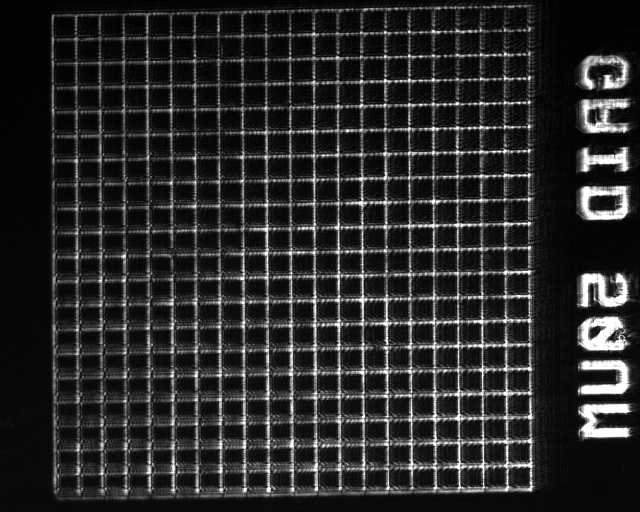
#> input picture Lab 2/data/aperture1_10us.tif, 1280 x 1024 px (shown at 1/2 size)
$ python 4f_LSF_resolution.py
#> lines starting #> are read from the running program, lines starting #| are printed output that depends on the picture
"""Analyze the 50 µm grid in the unfiltered 532 nm camera image.

Run next to the Lab 2/data/ folder:
    python 5_lsf_532nm.py
or specify a TIFF path:
    python 5_lsf_532nm.py --image "C:\\...\\data\\aperture1_10us.tif"

Dependencies: numpy, scipy, matplotlib, pillow
Outputs: 4f_simulation_results/lsf_532nm_summary.png
         4f_simulation_results/lsf_532nm_summary.csv

Method: Average many short, non-intersection grid-line segments. Fit each
5 µm-wide line as a rectangular intensity profile convolved with a Gaussian;
fit aligned averaged profiles for a final effective Gaussian LSF estimate.
The estimate includes camera sampling and is NOT a diffraction-limited PSF
measurement; coherent-image formation may not follow an intensity convolution.
"""
from pathlib import Path
import argparse
import csv
import numpy as np
from PIL import Image
import matplotlib.pyplot as plt
from scipy.optimize import curve_fit
from scipy.signal import find_peaks
from scipy.special import ndtr

PITCH_UM = 50.0
LINE_WIDTH_UM = 5.0
LAMBDA_NM = 532.0
APERTURE_DIAMETER_MM = 25.0
FIRST_LENS_F_MM = 30.0
FWHM_FACTOR = 2.0 * np.sqrt(2.0 * np.log(2.0))


def gaussian(x, b, a, x0, sigma):
    return b + a * np.exp(-0.5 * ((x - x0) / sigma) ** 2)


def blurred_line(x, baseline, amplitude, x0, sigma, width_px):
    """Gaussian-blurred rect; amplitude is unblurred line height."""
    sigma = np.maximum(sigma, 1e-5)
    z1 = (x - x0 + width_px / 2) / sigma
    z2 = (x - x0 - width_px / 2) / sigma
    return baseline + amplitude * (ndtr(z1) - ndtr(z2))


def find_periodic_peaks(image):
    ny, nx = image.shape
#> ny = 1024; nx = 1280
    # Exclude the illuminated logo, grid edges, and top/bottom borders.
    x_projection = image[int(.17*ny):int(.85*ny), int(.12*nx):int(.78*nx)].mean(axis=0)
#> x_projection = 845 values, max 173.3 at index 572, min 21.61 at index 119, mean 46.89
    y_projection = image[int(.14*ny):int(.88*ny), int(.17*nx):int(.79*nx)].mean(axis=1)
#> y_projection = 758 values, max 108.5 at index 744, min 19.38 at index 0, mean 48.05
    ans = []
    for proj, offset in [(x_projection, int(.12*nx)), (y_projection, int(.14*ny))]:
        prominence = max(6., 0.12 * (np.percentile(proj, 95)-np.percentile(proj, 5)))
        peaks, props = find_peaks(proj, distance=30, prominence=prominence)
        peaks += offset
        # A few detected false/missed peaks can be rejected through median spacing.
        if len(peaks) < 9:
            raise RuntimeError('Could not detect enough grid lines. Check crop and focus.')
        ans.append(peaks)
#> this loop made 2 passes
#> (offset, prominence) on passes 1 to 2: (153, 12.07), (143, 8.38)
#> after the loop, ans = 2 items
    return ans


def patches(image, peaks_parallel, peaks_perp, direction, um_per_px):
    ny, nx = image.shape
    coords = np.arange(-14, 15, dtype=float)
    width_px = LINE_WIDTH_UM / um_per_px
    accepted = []
    for index in range(3, len(peaks_parallel)-3):
        line = int(peaks_parallel[index])
        for j in range(3, len(peaks_perp)-4):
            between = int(round((peaks_perp[j]+peaks_perp[j+1])/2))
            if direction == 'x':
                crop = image[between-8:between+9, line-14:line+15]
                if crop.shape != (17,29):
                    continue
                profile = crop.mean(axis=0)
            else:
                crop = image[line-14:line+15, between-8:between+9]
                if crop.shape != (29,17):
                    continue
                profile = crop.mean(axis=1)
            if (crop == 255).mean() > .03:  # Reject saturated line segments.
                continue
            b0 = max(0., float(np.median(np.r_[profile[:5], profile[-5:]])))
            a0 = float(profile.max()-b0)
            if a0 < 18:
                continue
            try:
                params, _ = curve_fit(
                    lambda xx,b,a,x0,s: blurred_line(xx,b,a,x0,s,width_px),
                    coords, profile, p0=[b0,max(a0,5),0.,1.5],
                    bounds=([0.,0.,-7.,.25],[200.,600.,7.,9.]), maxfev=4000)
            except (RuntimeError, ValueError):
                continue
            fitted = blurred_line(coords, *params, width_px)
            quality = 1 - np.sum((profile-fitted)**2) / max(1e-9,np.sum((profile-profile.mean())**2))
            if quality < 0.78 or abs(params[2])>6.7 or params[3]>6.5:
                continue
            if params[1] < 15:
                continue
            # Normalize amplitude relative to the real maximum (rather than
            # extrapolated peak) and align to the fitted line center.
            peak_height = max(fitted.max()-params[0],1)
            norm_profile = (profile-params[0])/peak_height
            accepted.append((coords-params[2],norm_profile,params[3],quality))
    return accepted


def stacked_fit(samples, um_per_px):
    if len(samples) < 10:
        raise RuntimeError(f'Only {len(samples)} clean line profiles; need at least 10.')
    u = np.linspace(-10.,10.,201)
    stack = np.array([np.interp(u, xp, yp, left=np.nan,right=np.nan)
                      for xp,yp,_,_ in samples])
    averaged = np.nanmean(stack,axis=0)
    spread = np.nanstd(stack,axis=0)/np.sqrt(stack.shape[0])
    width_px = LINE_WIDTH_UM/um_per_px
    # Fit the principal line only: neighboring diffraction/ringing features
    # outside ~5.5 µm are not part of the central line profile.
    core = np.abs(u) <= 5.5
    pars, _ = curve_fit(
        lambda xx,b,a,s:blurred_line(xx,b,a,0.,s,width_px),
        u[core],averaged[core],p0=[0.,1.1,1.5],
        bounds=([-.2,.1,.15],[.3,4.,12.]),maxfev=10000)
    fitted = blurred_line(u,pars[0],pars[1],0.,pars[2],width_px)
    # FWHM of observed target-line profile, distinct from effective blur LSF.
    mid = pars[0] + 0.5*(fitted.max()-pars[0])
    above = u[fitted>=mid]
    measured_fwhm_um = (above[-1]-above[0])*um_per_px
    lsf_um = FWHM_FACTOR*pars[2]*um_per_px
    return dict(u=u,mean=averaged,sem=spread,fit=fitted,params=pars,
                blur_fwhm_um=lsf_um,profile_fwhm_um=measured_fwhm_um,
                n=len(samples),um_per_px=um_per_px)


def main():
    parser = argparse.ArgumentParser()
    parser.add_argument('--image',type=Path,
       default=Path(__file__).resolve().parent/'data'/'aperture1_10us.tif')
    parser.add_argument('--output-dir',type=Path,
       default=Path(__file__).resolve().parent/'4f_simulation_results')
    args=parser.parse_args()
    path=args.image
    if not path.is_file():
        alternate=Path(__file__).resolve().parent/path.name
        if alternate.is_file(): path=alternate
        else: raise FileNotFoundError(f'Cannot find TIFF: {path}')
    img=np.array(Image.open(path).convert('L'),dtype=np.float64)
    px,py=find_periodic_peaks(img)
#> px = 17 values from 202 to 965; py = [160, 209, 257, 305, 353, 402, 450, 499, 550, 599, 647, 693, 742, 790, 839, 887]
    # Median spacing is resistant to isolated detection errors.
    dx=np.median(np.diff(px));dy=np.median(np.diff(py))
#> after `dx = np.median(np.diff(px))`: dx = 48
#> after `dy = np.median(np.diff(py))`: dy = 48
    umx=PITCH_UM/dx;umy=PITCH_UM/dy
#> after `umx = PITCH_UM / dx`: umx = 1.04
#> after `umy = PITCH_UM / dy`: umy = 1.04
    x_samples=patches(img,px,py,'x',umx)
#> in patches, `width_px = LINE_WIDTH_UM / um_per_px`: width_px = 4.8
#> the loop in patches, `for index in range(3, len(peaks_parallel)-3):` made 11 passes
#> line on passes 1 to 2: 344, 391
    y_samples=patches(img,py,px,'y',umy)
#> the loop in patches (call 2), `for index in range(3, len(peaks_parallel)-3):` made 10 passes
    fits={'x':stacked_fit(x_samples,umx),'y':stacked_fit(y_samples,umy)}
#> in stacked_fit, `stack = np.array([np.interp(u, xp, yp, left=np.nan,right=np.nan) for x..`:
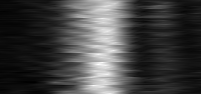
#> stack: shape (94, 201) float64; min -0.102, max 1.35, mean 0.271; drawn with min black and max white
#> call 2 of stacked_fit, with um_per_px = 1.04
#> in stacked_fit (call 2), `stack = np.array([np.interp(u, xp, yp, left=np.nan,right=np.nan) for x..`:
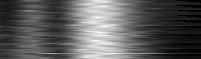
#> stack: shape (59, 201) float64; 2.59% of the values are NaN or infinite; the others: min -0.221, max 1.24, mean 0.318; drawn with min black, max white, NaN and infinite black
    # Geometric NA assuming a fully filled 25 mm pupil and air on object side.
    theta=np.arctan((APERTURE_DIAMETER_MM/2)/FIRST_LENS_F_MM)
    na=np.sin(theta)
    abbe_um=(LAMBDA_NM*1e-3)/(2*na)
    print(f'TIFF: {path}\nGrid pitch: {dx:.2f} px (x), {dy:.2f} px (y)')
#| TIFF: Lab 2/data/aperture1_10us.tif
#| Grid pitch: 48.00 px (x), 48.00 px (y)
    print(f'Object sampling: {umx:.3f} µm/px (x), {umy:.3f} µm/px (y)')
#| Object sampling: 1.042 µm/px (x), 1.042 µm/px (y)
    for key in ('x','y'):
        d=fits[key]
        print(f'{key}: {d["n"]} clean segments; target-line FWHM = {d["profile_fwhm_um"]:.2f} µm; '
              f'Gaussian effective LSF FWHM = {d["blur_fwhm_um"]:.2f} µm')
#> this loop made 2 passes
#| x: 94 clean segments; target-line FWHM = 5.00 µm; Gaussian effective LSF FWHM = 2.75 µm
#| y: 59 clean segments; target-line FWHM = 5.00 µm; Gaussian effective LSF FWHM = 3.01 µm
    print(f'Assumed NA = {na:.3f}; Abbe d = {abbe_um:.3f} µm')
    args.output_dir.mkdir(parents=True,exist_ok=True)
    fig,axes=plt.subplots(1,3,figsize=(15.5,4.5),constrained_layout=True)
    fig.suptitle('50 µm grid · 532 nm · reference 25 mm aperture',fontsize=16,weight='semibold')
    ax=axes[0]
    ax.imshow(img,cmap='gray',vmin=np.percentile(img,2),vmax=np.percentile(img,99.6))
    ax.set_xlim(240,900);ax.set_ylim(820,170)
    ax.set_title('(a) Unfiltered image · 10 µs')
    ax.set_xlabel('Camera x (pixels)');ax.set_ylabel('Camera y (pixels)')
    color={'x':'#1f77b4','y':'#d65f40'}
    ax=axes[1]
    for key,tag in [('x','Vertical grid lines (x)'),('y','Horizontal grid lines (y)')]:
        d=fits[key]
        um=d['u']*d['um_per_px']
        cc=color[key]
        ax.plot(um,d['mean'],color=cc,lw=1.4,alpha=.65,label=f'{tag}: measured')
        ax.plot(um,d['fit'],ls='--',color=cc,lw=2,label=f'Fit: LSF {d["blur_fwhm_um"]:.2f} µm')
    ax.set_xlim(-5.5,5.5)
    ax.set_title('(b) Grid-line profiles and 5 µm-line fits')
    ax.set_xlabel('Object-space displacement (µm)');ax.set_ylabel('Normalized intensity')
    ax.grid(alpha=.22);ax.legend(frameon=False,fontsize=8)
    ax=axes[2]
    names=['LSF: x','LSF: y','Abbe limit']
    values=[fits['x']['blur_fwhm_um'],fits['y']['blur_fwhm_um'],abbe_um]
    bars=ax.bar(names,values,color=[color['x'],color['y'],'#777777'],width=.63)
    for rect,val in zip(bars,values):
        ax.text(rect.get_x()+rect.get_width()/2,val+.12,f'{val:.2f}',ha='center',fontsize=11)
#> this loop made 3 passes
#> val on passes 1 to 3: 2.75, 3.01, 0.692
    ax.set_ylim(0,max(values)*1.25+0.25)
    ax.set_ylabel('Object-space length (µm)')
    ax.set_title('(c) Effective LSF FWHM vs. Abbe benchmark')
    ax.grid(axis='y',alpha=.2);ax.set_axisbelow(True)
    fig.text(.5,-.02,'LSF is a fitted Gaussian blur after accounting for the 5 µm target lines; it includes sampling and is not a direct NA measurement.',
             ha='center',fontsize=9,color='#555555')
    imageout=args.output_dir/'lsf_532nm_summary.png'
    fig.savefig(imageout,dpi=180,bbox_inches='tight')
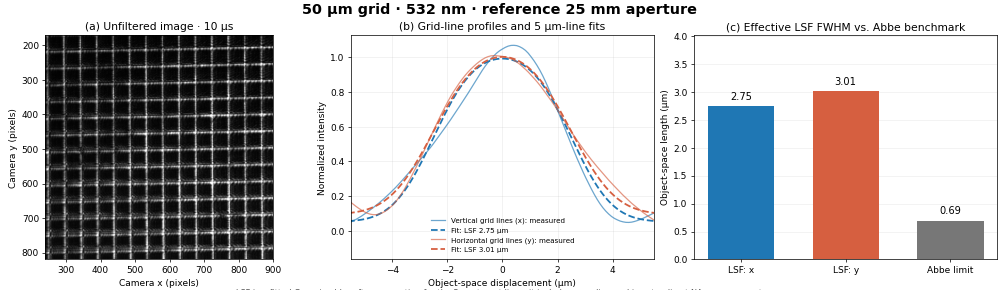
#> figure drawn by matplotlib, 3 panels; panel 2: curve peaks at x = 0.417, y = 1.07; panel 2: curve peaks at x = 0, y = 0.993; panel 2: curve peaks at x = -0.312, y = 1.01; panel 3: tallest bar 3.01 high, from x = 0.685 to 1.31
    plt.close(fig)
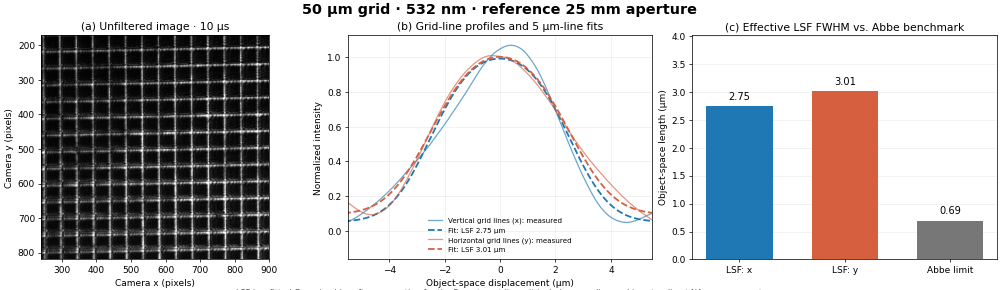
#> figure drawn by matplotlib, 3 panels; panel 2: curve peaks at x = 0.417, y = 1.07; panel 2: curve peaks at x = 0, y = 0.993; panel 2: curve peaks at x = -0.312, y = 1.01; panel 3: tallest bar 3.01 high, from x = 0.685 to 1.31
    csvout=args.output_dir/'lsf_532nm_summary.csv'
    with csvout.open('w',newline='',encoding='utf-8') as f:
        w=csv.writer(f);w.writerow(['metric','value','unit'])
        for name,val,unit in [
            ('wavelength',LAMBDA_NM,'nm'),('aperture_diameter',APERTURE_DIAMETER_MM,'mm'),
            ('focal_length',FIRST_LENS_F_MM,'mm'),('grid_pitch',PITCH_UM,'µm'),
            ('target_line_width',LINE_WIDTH_UM,'µm'),('NA_assumed',na,''),
            ('Abbe_limit',abbe_um,'µm'),('x_calibration',umx,'µm/pixel'),
            ('y_calibration',umy,'µm/pixel'),
            ('x_line_profile_FWHM',fits['x']['profile_fwhm_um'],'µm'),
            ('y_line_profile_FWHM',fits['y']['profile_fwhm_um'],'µm'),
            ('x_effective_LSF_FWHM',fits['x']['blur_fwhm_um'],'µm'),
            ('y_effective_LSF_FWHM',fits['y']['blur_fwhm_um'],'µm'),
            ('number_x_patches',fits['x']['n'],'profiles'),
            ('number_y_patches',fits['y']['n'],'profiles')]:w.writerow([name,round(float(val),5),unit])
#> this loop made 15 passes
#> (name, val, unit) on passes 1 to 12: ('wavelength', 532, 'nm'), ('aperture_diameter', 25, 'mm'), ('focal_length', 30, 'mm'), ('grid_pitch', 50, 'µm'), ('target_line_width', 5, 'µm'), ('NA_assumed', 0.385, ''), ('Abbe_limit', 0.692, 'µm'), ('x_calibration', 1.04, 'µm/pixel'), ('y_calibration', 1.04, 'µm/pixel'), ('x_line_profile_FWHM', 5, 'µm'), ('y_line_profile_FWHM', 5, 'µm'), ('x_effective_LSF_FWHM', 2.75, 'µm')
    print('Saved figure:',imageout,'\nSaved results:',csvout)

if __name__=='__main__':main()
